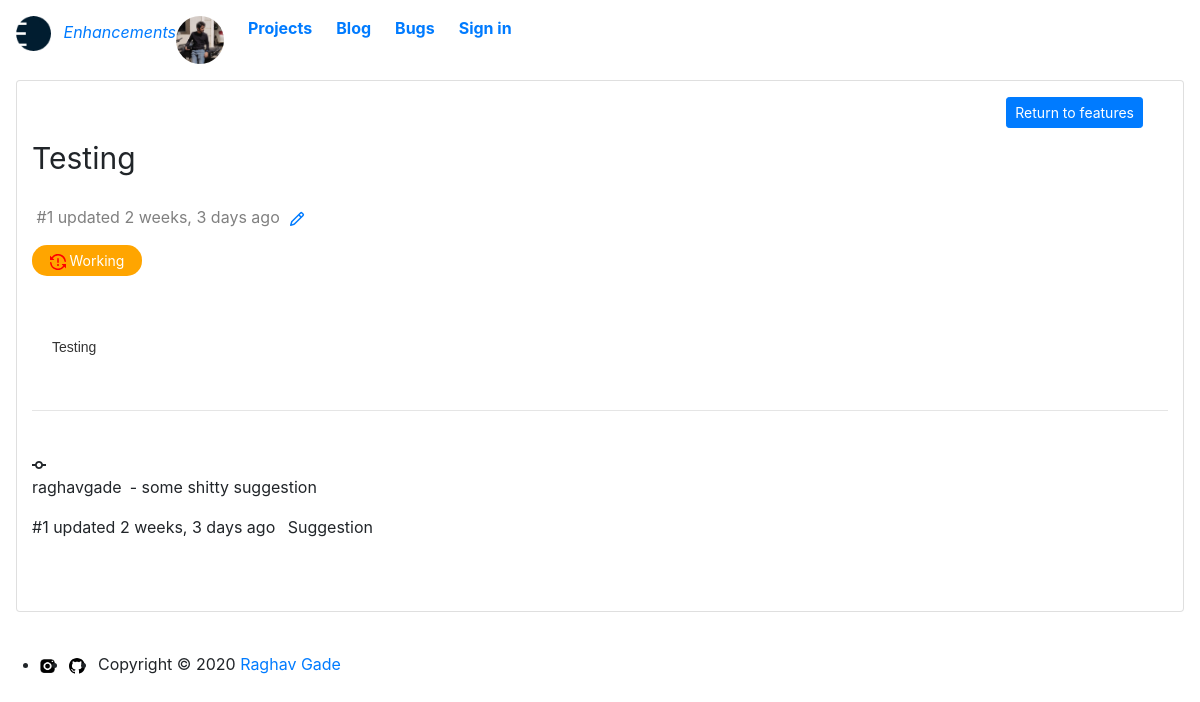
Page /feature/1 on the committed database.
### base/models.py (models this page shows, shortened)
class Feature(models.Model):
    STATUS = (
        ('Working','Working'),
        ('Discarded','Discarded'),
        ('Completed','Completed'),
    )
    feature_id = models.ForeignKey(Project,null=False,on_delete=models.CASCADE)
    tracking_id = HashidAutoField(min_length=8,primary_key=True,alphabet="0123456789abcdefghijklmnopqrstuvwxyz",salt="Sakura says but she doesn't mean it bolte")
    feature_name = models.CharField(max_length=50,null=False,blank=False)
    feature_description = MDTextField()
    date_created = models.DateTimeField(auto_now_add=True)
    updated_at = models.DateTimeField(auto_now=True)
    status = models.CharField(max_length=20,null=False,choices=STATUS,default="Queued")
    class Meta:
        ordering = ['-updated_at']

class Progress(models.Model):
    types = (
        ('Suggestion','Suggestion'),
        ('Task','Task'),
        ('Update','Update')
    )
    tracking = models.ForeignKey(Feature,null=True,on_delete=models.CASCADE)
    trackerid = HashidAutoField(min_length=8,primary_key=True,alphabet="0123456789abcdefghijklmnopqrstuvwxyz",salt="Gamatatsu Niichan are Naruto summons")
    user = models.ForeignKey(User, null=True,on_delete=models.CASCADE)
    date_created = models.DateTimeField(auto_now_add=True)
    updated_at = models.DateTimeField(auto_now=True)
    tracker_description = models.TextField(max_length=200,blank=False)
    comment_type = models.CharField(max_length=20,null=True,blank=False,choices=types,default="Suggestion")
    task_completed = models.BooleanField(blank=True)
    converted = models .BooleanField(blank=True,default=False)
    class Meta:
        ordering = ['-updated_at']

### base/views.py (the view, shortened to what this page needs)
# urls.py: path('feature/<str:tracking_id>', views.aboutfeature,name='specificfeature'),
def aboutfeature(request,tracking_id):
    feature = Feature.objects.get(tracking_id=tracking_id)
    progress = Progress.objects.all()
    count=0
    counter=0
    for a in progress:
        if a.tracking.tracking_id == tracking_id:
            if a.comment_type == "Task":
                count=count+1
                if a.task_completed:
                    counter = counter+1
    if count != 0:
        percent = (counter/count)*100
    else: percent = 0
    form = ProgressForm()
    context = {
        'feature' : feature,
        'form': form,
        'progress' : progress,
        'percent' : percent,
        'counter' : counter,
        'count' : count,
    }
    return render(request,'base/specificfeature.html',context)

### base/templates/base/specificfeature.html (shortened to what this page needs)
{% extends 'base/main.html'%}
{% load static %}
{% load humanize %}
{% load crispy_forms_tags%}
{% block content %}
  <link href="{% static 'mdeditor/css/editormd.min.css' %}" rel="stylesheet">
  <link href="{% static 'mdeditor/css/editormd.preview.css' %}" rel="stylesheet">
  <link href="https://unpkg.com/@primer/css/dist/primer.css" rel="stylesheet" />
  <link href="https://unpkg.com/@github/details-dialog-element/dist/index.css" rel="stylesheet" />
<div class="container-lg px-3 pt-6 pb-4">
<div class="card col-12">
    <div class="col-12 clearfix mt-2">
        <div class="d-flex float-right" style="margin-right: 10px;">
            <a class="btn btn-sm btn-primary mb-2 mt-2"  href="{% url 'features' %}">Return to features</a>
        </div>
      </div>
    <p style="font-size: 30px;">{{ feature.feature_name }}
    </p>
    <p  class="pt-2" style="color: gray;">&nbsp;#{{feature.tracking_id}} updated {{feature.updated_at|naturaltime}} <a href="{% url 'featureedit' feature.tracking_id %}" ></a></p>
    {% if feature.status == "Working" %}
    <a class=" btn btn-sm btn " style="width: 110px; background-color: orange; pointer-events: none; border-radius: 15px; color: white;">&nbsp;Working</a>
    {% endif %}
    <br>
    <p><div id="content"><textarea>{{ feature.feature_description }}</textarea></div></p>
      <hr>
        <br>
    {% for pro in progress %}
    {% if pro.tracking.tracking_id == feature.tracking_id %}
    <div class="TimelineItem TimelineItem--condensed">
        <div class="TimelineItem-badge">
        </div>
        <div class="TimelineItem-body">
            <p id="content">
            <span class="State State--small mr-2" title="Status: Default">{{pro.user}}</span>-
            {{ pro.tracker_description}}
            </p>
            <span class="text-small text-gray mr-2">#{{pro.trackerid}} updated {{ pro.updated_at|naturaltime}} </span>
            {% if pro.comment_type == "Task" %}
            <span class="IssueLabel IssueLabel--big bg-red text-white mr-1" >&nbsp;&nbsp;Task&nbsp;&nbsp;</span>
            {% if pro.task_completed %}
            <svg xmlns="http://www.w3.org/2000/svg" viewBox="0 0 16 16" width="16" height="16" color="green"><path fill-rule="evenodd" d="M1.5 8a6.5 6.5 0 1113 0 6.5 6.5 0 01-13 0zM0 8a8 8 0 1116 0A8 8 0 010 8zm11.78-1.72a.75.75 0 00-1.06-1.06L6.75 9.19 5.28 7.72a.75.75 0 00-1.06 1.06l2 2a.75.75 0 001.06 0l4.5-4.5z"></path></svg>
            {% endif %}
            {% elif pro.comment_type == "Suggestion" %}
            {% if pro.converted == True %}
            <span class="IssueLabel IssueLabel--big bg-yellow text-gray-dark mr-1" >Suggestion</span>
            <b><svg xmlns="http://www.w3.org/2000/svg" viewBox="0 0 16 16" width="16" height="16"><path fill-rule="evenodd" d="M8.22 2.97a.75.75 0 011.06 0l4.25 4.25a.75.75 0 010 1.06l-4.25 4.25a.75.75 0 01-1.06-1.06l2.97-2.97H3.75a.75.75 0 010-1.5h7.44L8.22 4.03a.75.75 0 010-1.06z"></path></svg> </b>
            <span class="IssueLabel IssueLabel--big bg-green text-white mr-1" >Update</span>
            {% else %}
            <span class="IssueLabel IssueLabel--big bg-yellow text-gray-dark mr-1" >Suggestion</span>
            {% endif %}
            {% else %}
            <span class="IssueLabel IssueLabel--big bg-green text-white mr-1" >Update</span>
            {% endif %}
            <br>
            <br>
            <br>
        </div>
    </div>
    {% endif %}
    {% endfor %}
    <br>
</div>
</div>
{% endblock %}

### static/css/main.css (style rules this page uses)
svg { fill: currentColor; }

### staticfiles/mdeditor/css/editormd.preview.css (style rules this page uses)
.markdown-body { -ms-text-size-adjust: 100%; -webkit-text-size-adjust: 100%; color: #333; overflow: hidden; font-family: "Microsoft YaHei", Helvetica, "Meiryo UI", "Malgun Gothic", "Segoe UI", "Trebuchet MS", "Monaco", monospace, Tahoma, STXihei, "华文细黑", STHeiti, "Helvetica Neue", "Droid Sans", "wenquanyi micro hei", FreeSans, Arimo, Arial, SimSun, "宋体", Heiti, "黑体", sans-serif; font-size: 16px; line-height: 1.6; word-wrap: break-word; }
.editormd-preview-container, .editormd-html-preview { text-align: left; font-size: 14px; line-height: 1.6; padding: 20px; overflow: auto; width: 100%; background-color: #fff; }

### rows in the picture
Feature: feature_name "Testing", tracking_id "1", updated_at "2 weeks, 3 days ago"
Progress: user "raghavgade", tracker_description "some shitty suggestion", trackerid "1", updated_at "2 weeks, 3 days ago", comment_type "Suggestion"
